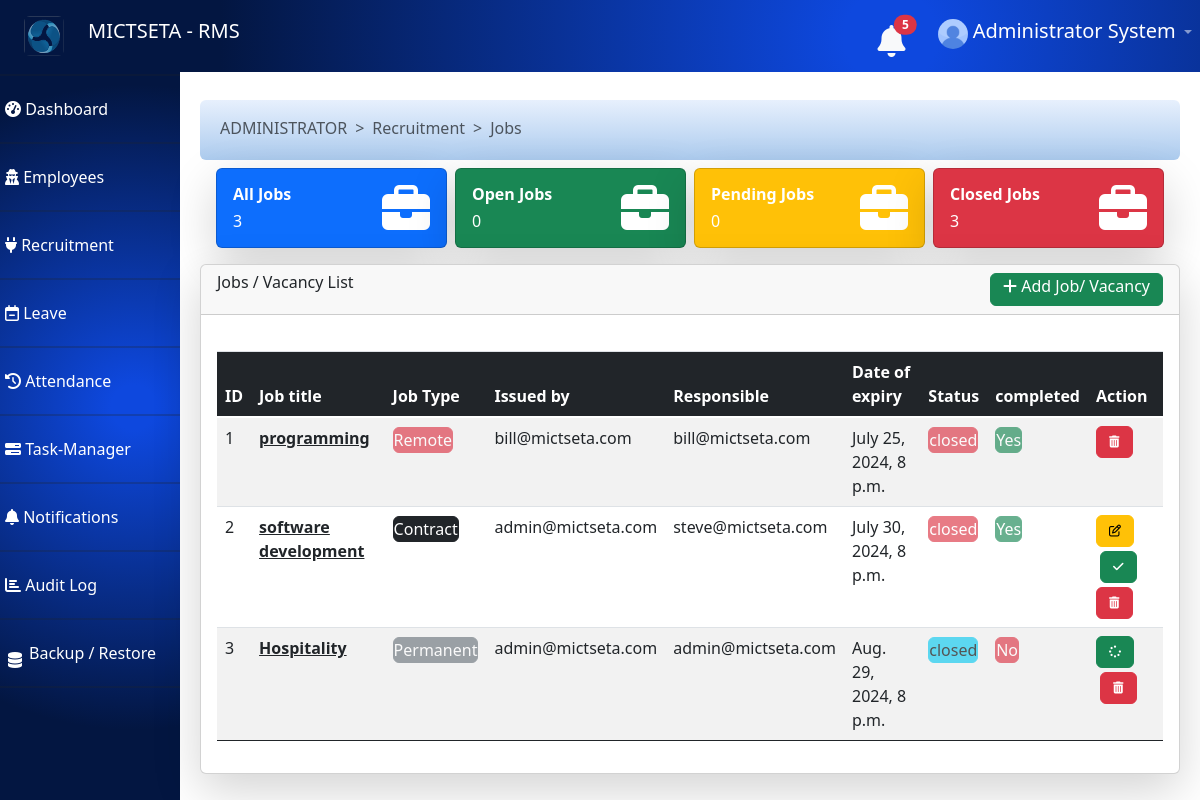
The page /dashboard/view_jobs/ (signed in) on the database as committed earlier.
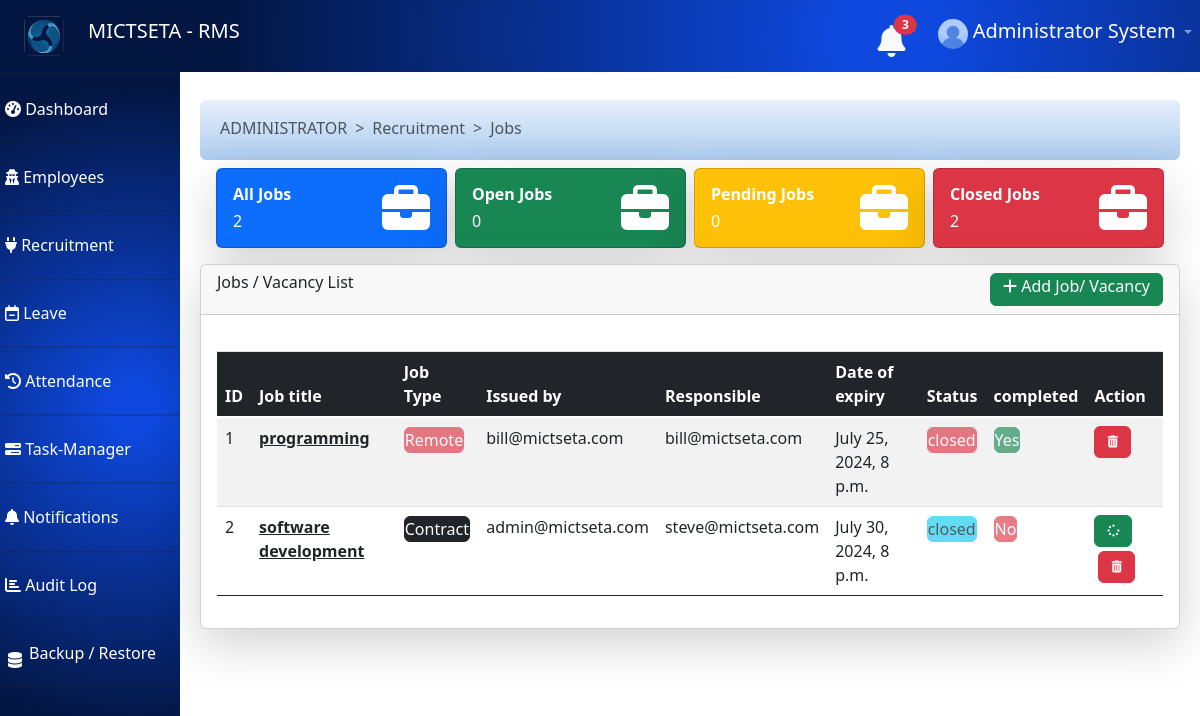
The same page on the database as committed later.
### jobs/models.py (models this page shows, shortened)
class JobPost(models.Model):
    user = models.ForeignKey(User, on_delete=models.CASCADE, related_name='jobs')
    assigned_to = models.ForeignKey(User, on_delete=models.CASCADE, default=1)
    title = models.CharField(max_length=225, unique=False, null=False)
    description = models.TextField(null=False)
    start_date = models.DateTimeField(auto_now_add=True)
    end_date = models.DateTimeField(null=False)
    location = models.CharField(max_length=225, unique=False, null=False)
    salary_range = models.CharField(max_length=100, null=True)  # Added field for salary range
    job_type = models.CharField(max_length=50, null=False, default='Full-time')  # Added field for job type
    industry = models.CharField(max_length=100, null=True)  # Added field for industry
    company_name = models.CharField(max_length=225, null=True)  # Added field for company name
    status = models.CharField(max_length=20, null=False, default="waiting")
    is_complete = models.BooleanField(null=False, default=False)
    is_approved = models.BooleanField(null=False, default=False)

### dashboard/views.py (the view)
# urls.py: path('view_jobs/', views.view_jobs, name='dashboard.view_jobs'),
@csrf_protect
def view_jobs(request):
	if request.user.is_authenticated:
		current_time = now()
		for leave in request.user.leave_set.all():  # Ensure you call the method and use the correct related name
			if leave.start_date <= current_time <= leave.end_date and leave.status == "Approved":
				return HttpResponse("<h1>Request denied: you are on leave</h1>")
		jobs = JobPost.objects.all()
		for job in jobs:
			if job.status != "closed":
				if current_time > job.end_date :
					job.status = "closed"
					job.save()
		all_jobs = len(jobs)
		open_jobs= len(JobPost.objects.filter(status="open"))
		pending_jobs = len(JobPost.objects.filter(status="waiting"))
		pending_jobs = len(JobPost.objects.filter(status="pending")) + pending_jobs
		closed_jobs = len(JobPost.objects.filter(status="closed"))
		if request.user.is_superuser:
			notify_len = len(Notification.objects.filter(is_seen=False))
		else:
			notify_len = len(Notification.objects.filter(user=request.user,is_seen=False))
		if request.user.is_superuser:
			employees = User.objects.filter(is_staff=True)
		else:
			employees = User.objects.filter(id=request.user.id)
		return render(request,'view_job.html',{'employees':employees,'notify_len':notify_len,'jobs':jobs, 'all_jobs':all_jobs,'open_jobs':open_jobs, 'pending_jobs':pending_jobs,'closed_jobs':closed_jobs})
	else:
		return redirect('render_auth_page')

### dashboard/templates/view_job.html (shortened to what the changed rows need)
{% extends 'dashboard_base.html' %}
{% load static %}
{% block description %}
<div class="d-flex justify-content-between mt-2 ">
  <div class="card text-bg-primary mb-3 mx-1 w-100 shadow-lg rounded" style="height:80px;">
  <div class="card-body">
    <div class="card-text d-flex justify-content-between">
      <div>
      <h6><b>All Jobs</b></h6>
      <h6>{{all_jobs}}</h6>
      </div>
    </div>
  </div>
</div>
<div class="card text-bg-danger mb-3 mx-1 w-100 shadow-lg rounded" style="height:80px;">
  <div class="card-body">
    <div class="card-text d-flex justify-content-between">
      <div>
      <h6><b>Closed Jobs</b></h6>
      <h6>{{closed_jobs}}</h6>
      </div>
    </div>
  </div>
</div>
</div>
 {% endblock %}
{% block content %}
<div class="card shadow-lg rounded">
  <div class="card-body">
  {% if user.is_staff %}
    <div id="viewJobPage" class="table-container" style="display: block;overflow-x: scroll;">
    <table id="example" class="table table-striped table-hover" style="width:100%">
        <thead>
            <tr class="bg-dark text-white">
                <th class="bg-dark text-white" >ID</th>
                <th class="bg-dark text-white" >Job title</th>
                 <th class="bg-dark text-white" >Job Type</th>
                 <th class="bg-dark text-white" >Issued by</th>
                <th class="bg-dark text-white" >Responsible</th>
                <th class="bg-dark text-white">Date of expiry</th>
                <th class="bg-dark text-white">Status</th>
                <th class="bg-dark text-white">completed</th>
                <th class="bg-dark text-white">Action</th>
            </tr>
        </thead>
        <tbody>
          {% for job in jobs %}
            {% if job.user == user or user.is_superuser or job.assigned_to == user %}
              <tr>
                <td>{{job.id}}</td>
                <td><b><a href="{% url 'dashboard.job_details' job.id %}" class="text-dark">{{job.title}}</a></b></td>
                {% if job.job_type == "Contract" or job.job_type == "Part-Time" %}
                   <td><button class="btn btn-dark  text-white p-0" >{{job.job_type}}</button></td>
                {% elif job.job_type == "Permanent" or job.job_type == "Full-Time" %}
                   <td><button class="btn btn-secondary text-white p-0" disabled>{{job.job_type}}</button></td>
                {% elif job.job_type == "Remote" %}
                   <td><button class="btn btn-danger text-white p-0" disabled>{{job.job_type}}</button></td>
                {% else%}
                <td>{{job.job_type}}</td>
                {% endif %}
                 <td>{{job.user.email}}</td>
                <td>{{job.assigned_to.email}}</td>
                <td>{{job.end_date}}</td>
                {% if job.is_complete %}
                    {% if job.status == "open" %}
                    <td><button class="btn btn-success p-0" disabled>{{job.status}}</button></td>
                    {% elif job.status == "closed" %}
                    <td><button class="btn btn-danger p-0" disabled>{{job.status}}</button></td>
                    {% else %}
                    <td><button class="btn btn-warning p-0" disabled>{{job.status}}</button></td>
                    {% endif %}
                   <td><button class="btn btn-success p-0" disabled>Yes</button></td>
                        {% if user.is_superuser %}
                        <td>
                          {% if not job.is_approved %}
                          <a class="btn btn-warning " data-bs-toggle="modal" href="#JobToggle{{job.id}}" role="button" style="font-size: 12px;"> <i class="fa fa-edit" aria-hidden="true"></i> </a>
                          <a class="btn btn-success m-1 " type="button" onclick="ApproveJob({{job.id}})" role="button" style="font-size: 12px;"> <i class="fa fa-check" aria-hidden="true" style="font-size: 12px;"></i> </a>
                          {% endif %}
                          <a class="btn btn-danger"   type="button" onclick="deleteJob({{job.id}})" role="button" style="font-size: 12px;"> <i class="fa fa-trash" aria-hidden="true"></i> </a>
                        </td>
                        {% endif %}
                {% else %}
                <td><button class="btn btn-info p-0" disabled>{{job.status}}</b></td>
                <td><button class="btn btn-danger p-0" disabled>No</button></td>
                <td>
                  <button class="btn btn-success" data-bs-toggle="modal" href="#JobToggle{{job.id}}" role="button" style="font-size: 12px;"> <i class="fa fa-spinner" aria-hidden="true"></i> </button>
                  <a class="btn btn-danger m-1"   type="button" onclick="deleteJob({{job.id}})" role="button" style="font-size: 12px;"style="font-size: 12px;">  <i class="fa fa-trash" aria-hidden="true"></i> </a>
                </td>
                {% endif %}
              </tr>
              {% endif %}
             {% endfor %}
        </tbody>
    </table>
        </div>
      {% endif %}
  {% endblock %}

### dashboard/templates/dashboard_base.html (shortened to what the changed rows need)
<!DOCTYPE html>
<html lang="en">
<head>
  <link href="https://cdn.jsdelivr.net/npm/bootstrap@5.0.2/dist/css/bootstrap.min.css" rel="stylesheet">
  <link href="https://stackpath.bootstrapcdn.com/bootstrap/4.5.2/css/bootstrap.min.css" rel="stylesheet">
  <link rel="stylesheet" href="https://cdnjs.cloudflare.com/ajax/libs/font-awesome/4.7.0/css/font-awesome.min.css">
  <link rel="stylesheet" href="https://cdnjs.cloudflare.com/ajax/libs/font-awesome/6.0.0-beta3/css/all.min.css">
    <link
        href=
"https://cdnjs.cloudflare.com/ajax/libs/bootstrap-datetimepicker/4.17.37/css/bootstrap-datetimepicker.min.css"
        rel="stylesheet">
  <link rel="stylesheet" href="https://cdnjs.cloudflare.com/ajax/libs/twitter-bootstrap/5.3.0/css/bootstrap.min.css">
  <link rel="stylesheet" href="https://cdn.datatables.net/2.0.8/css/dataTables.bootstrap5.css">
 {% load static %}
</head>
<body>
  <nav class="navbar navbar-expand-lg navbar-dark ">
    <div class="collapse navbar-collapse" id="navbarNav">
      <ul class="navbar-nav ml-auto">
        <li class="nav-item">
          <a class="nav-link" href="#">
            <a href="{% url 'dashboard.get_notifications'%}">
              <button type="button" class="btn btn-primarys position-relative p-0 mr-4 mb-1">
               <i class="fas fa-bell fa-2x text-light"  > </i>
               {% if user.notifications or user.is_superuser %}
                {% if notify_len %}
                <span class="position-absolute top-0 start-100 translate-middle badge rounded-pill bg-danger ">
                  {{notify_len}}
                </span>
                {% endif%}
              {% endif %}
              </button>
            </a>
          </a>
        </li>
      </ul>
    </div>
  </nav>
  <div class="sidebar" style=" overflow-y: scroll; overflow-x:none;">
    <h2 class="text-white">Dashboard</h2>
  </div>
  <div class="main-content">
    <div class="content">
      <div id="defaultPage" style="margin-top: 40px;">
        <div class="container">
        {% block description %} {% endblock %}
        </div>
        {% block content %}
        {% endblock %}
      </div>
    </div>
  </div>
</body>
</html>

Rows that differ between the two databases and show on the page:
removed JobPost: id "3", title "Hospitality", job_type "Permanent", user.email "admin@mictseta.com", assigned_to.email "admin@mictseta.com", end_date "Aug. 29, 2024, 8 p.m.", status "closed"
changed JobPost "software development": status "closed" → "waiting" (drawn); is_complete "Yes" → "No"
Other text that changed with them:
{{ notify_len }}: "5" → "3"
{{ all_jobs }}: "3" → "2"
{{ closed_jobs }}: "3" → "2"
